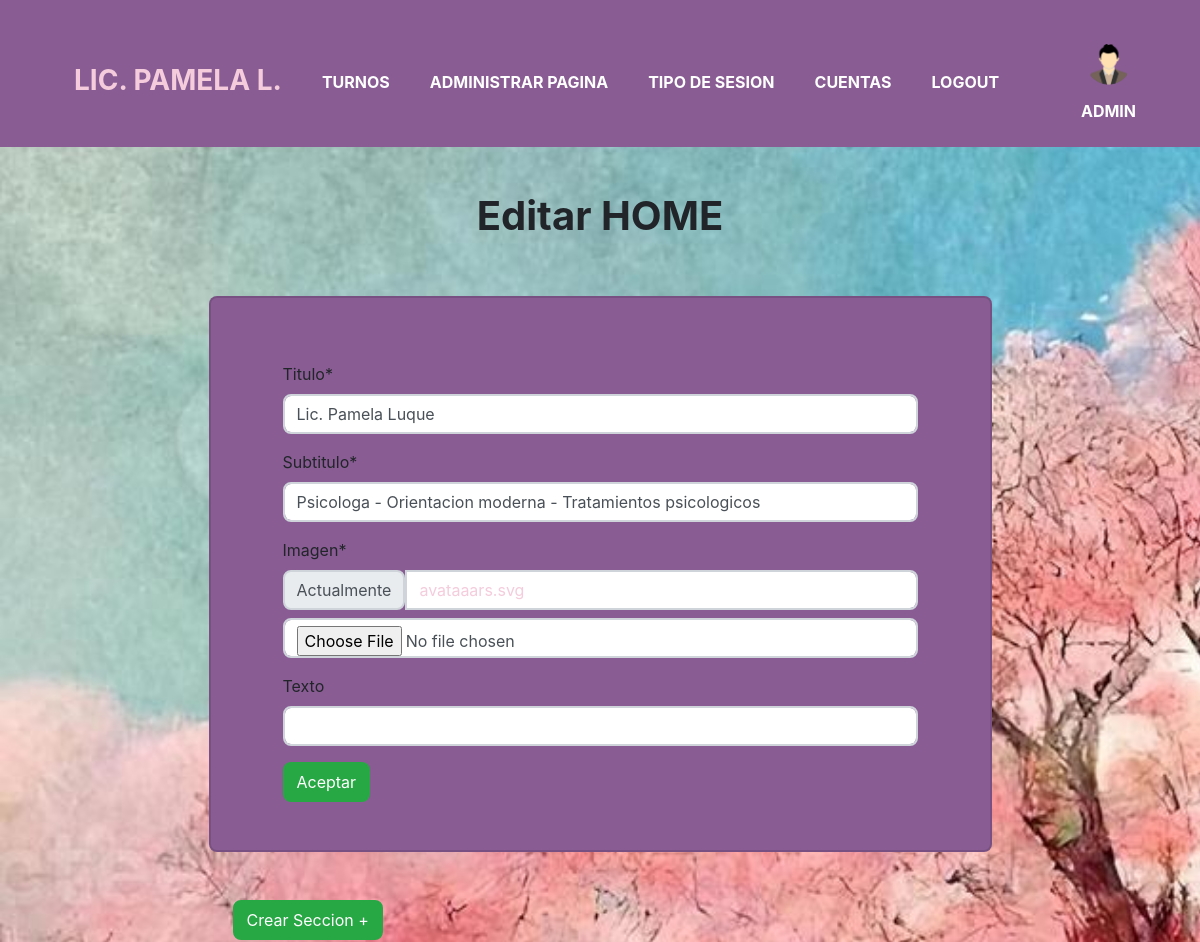
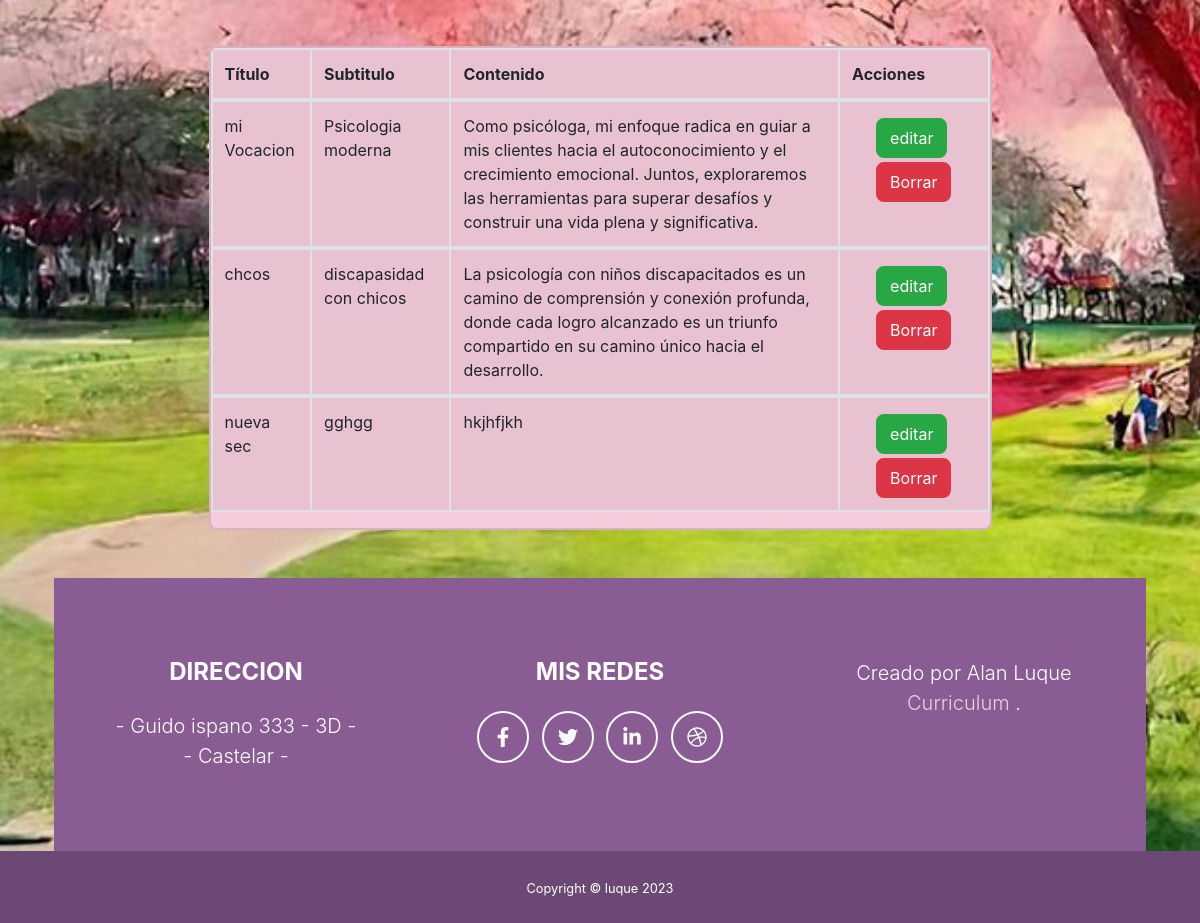
The page /administration/home/edit (signed in) on the database as committed earlier (2 pictures, top to bottom).
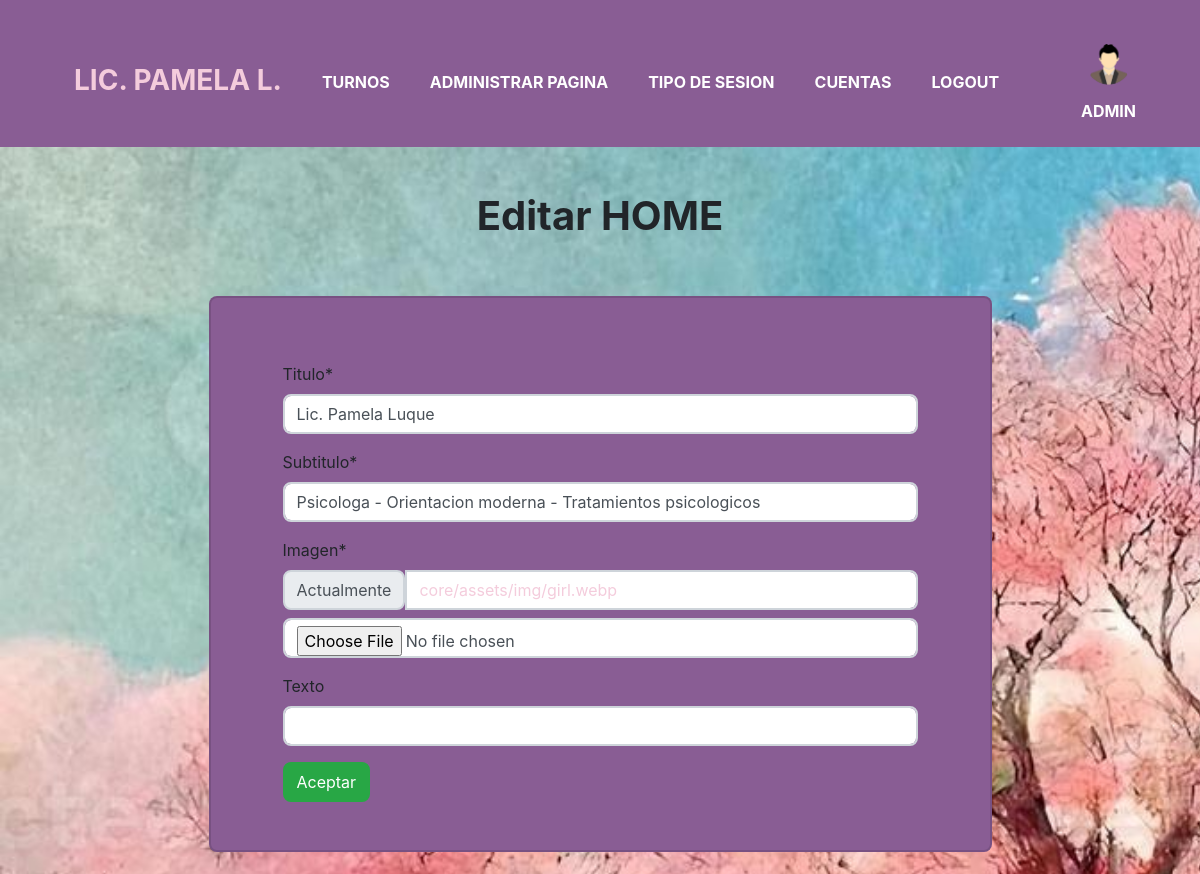
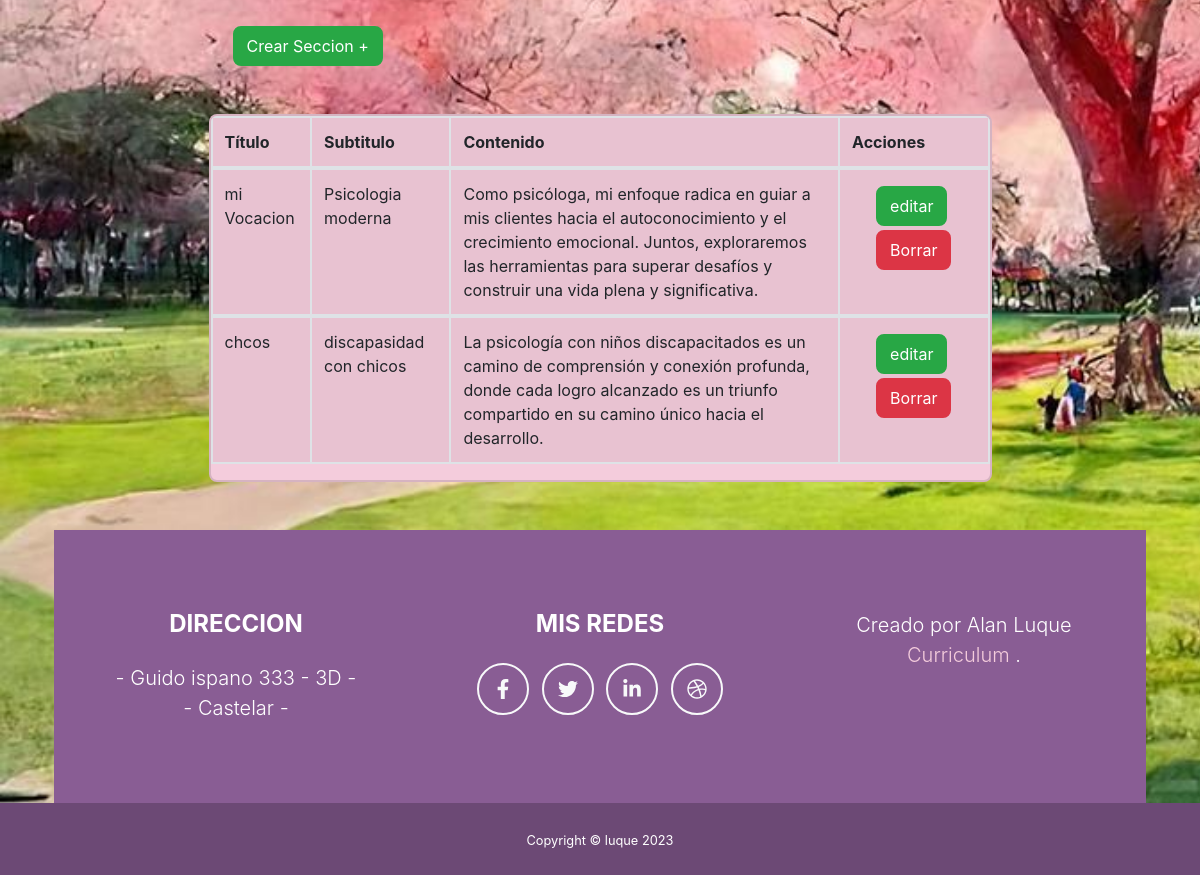
The same page on the database as committed later (2 pictures, top to bottom).
### apps/administration/models.py (models this page shows)
class HomeSection(models.Model): # secciones de la pagina home
    tittle = models.CharField(max_length=50)
    subTittle = models.CharField(max_length=50)
    content = models.CharField(max_length=4096)

### decorators.py (the view)
    def custom_function(request, *args, **kwargs):
        try:
            acount = Acount.objects.get(user_id=request.user)
            request.imgAvatar = acount.imgAvatar
            request.is_admin = acount.is_admin
        except:
            request.imgAvatar = "avatares/avatar.png"
            request.is_admin = False
        return function(request, *args, **kwargs)

### apps/administration/forms.py
class HomeFieldsForm(forms.ModelForm):
    tittle = forms.CharField(label= "Titulo")
    subTittle = forms.CharField(label="Subtitulo")
    faceImg = forms.ImageField(label="Imagen")
    content = forms.CharField(label="Texto", required=False)
    class Meta:
        model = HomeFields
        fields = ["tittle", "subTittle", "faceImg", "content"]

### apps/administration/views.py (called while the page is built)
def home_edit(request): # vista para la gestion de home
    context = {
        "tittle": "Editar HOME",
        "tittle2": "Editar Secciones",
        "tittle_form1": "Portada",
        "form_home_fields": HomeFieldsForm(instance=HomeFields.objects.get(id=1)),
        "tittle_form2": "Seccion",
        "sections": HomeSection.objects.all(),
        'botton_text':'Aceptar'}
    return render(request,"administration/home_form.html", context)

### apps/administration/templates/administration/home_form.html (shortened to what this page needs)
{% extends 'core/base.html' %}
{% load static %}
{% load crispy_forms_tags %}
{% block title_h1 %}
        {{ tittle }}
{% endblock title_h1 %}
{% block content %}
        <div style="width: 75%; margin: auto" class="py-5 align-items-center" >
                <div class="container bg-secondary card">
                        <form action="{% url 'home-update' 1 %}" method="POST" class="align-items-center p-5"  enctype="multipart/form-data">
                                {{ form_home_fields|crispy }}
                                <button type="submit" class="btn btn-success">{{ botton_text }}</button>
                        </form>
                </div>
                <div class="container mt-5"><a href="{% url 'home-section-create' %}" class="btn btn-success">Crear Seccion +</a></div>
                <div class="bg-primary mt-5 table-responsive justify-content-center card">
                        <table class="table table-bordered pl-0 table-striped">
                            <tr>
                              <th scope="col">Título</th>
                              <th scope="col">Subtitulo</th>
                              <th scope="col">Contenido</th>
                              <th scope="col">Acciones</th>
                            </tr>
                          {% for section in sections %}
                        <tbody>
                                <tr>
                                  <td>{{section.tittle}}</td>
                                  <td>{{section.subTittle}}</td>
                                  <td>{{section.content}}</td>
                                  <td>
                                        <div class="container mt-1">
                                                <a href="{% url 'home-section-update' section.id %}" class="btn btn-success">editar</a>
                                        </div>
                                        <div class="container mt-1">
                                                <form method="post" action="{% url 'home-section-delete' section.id %}">
                                                    <button type="submit" class="btn btn-danger">Borrar</button>
                                                </form>
                                        </div>
                                        </td>
                                </tr>
                        </tbody>
                          {% endfor %}
                        </table>
                </div>
        </div>
{% endblock content %}

Rows that differ between the two databases and show on the page:
removed HomeSection: tittle "nueva sec", subTittle "gghgg", content "hkjhfjkh"
Other text that changed with them:
text no longer shown: "Titulo * Subtitulo * Imagen * Actualmente avataaars.svg Texto"
text now shown: "Titulo * Subtitulo * Imagen * Actualmente core/assets/img/girl.webp Texto"
